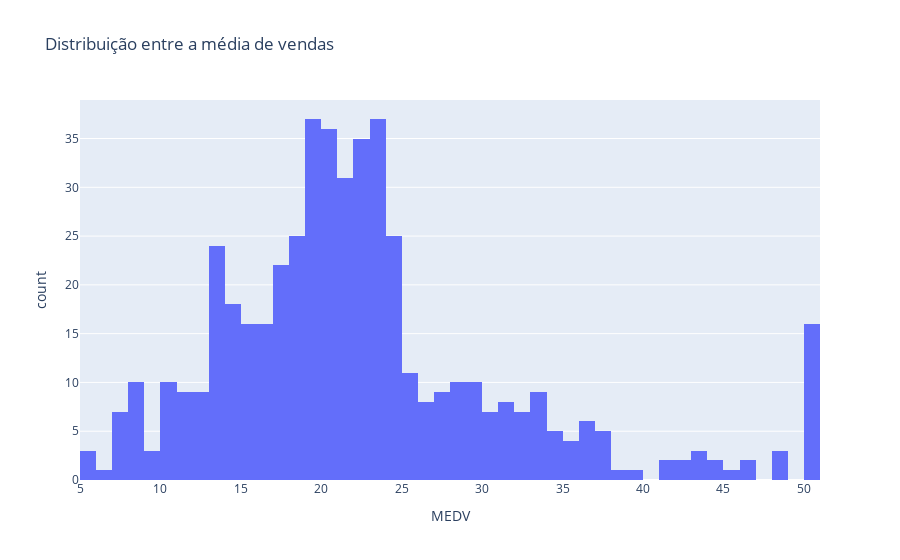
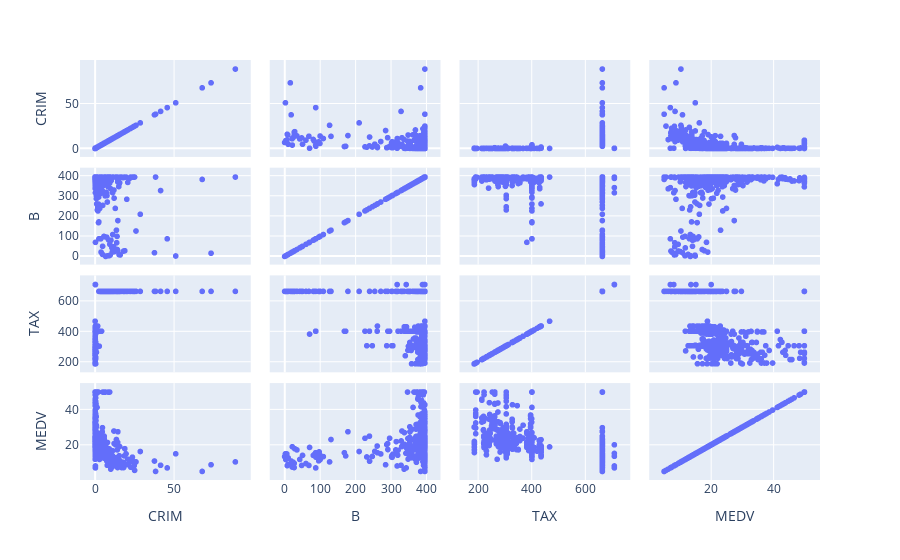
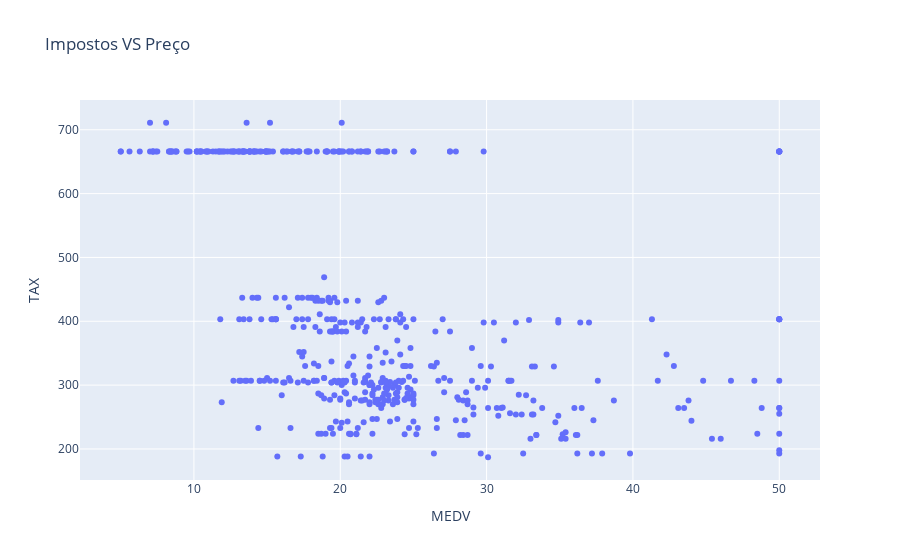
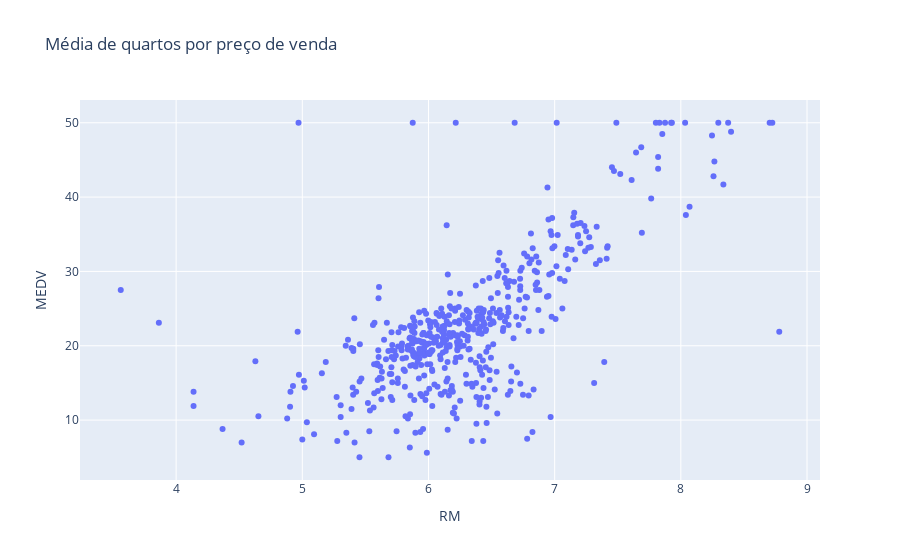

These figures' notebook cell, in order:
### Code cell
import matplotlib.pyplot as plt 
# plotando alguns gráficos para melhorar o entendimento dos dados
# Histogramas

hist = px.histogram(house, x='MEDV', nbins=50, title='Distribuição entre a média de vendas')
hist.show()

fig1 = px.scatter_matrix(house, dimensions = ['CRIM', 'B', 'TAX', 'MEDV'])
fig1.show()

fig_tax = px.scatter(house, x ='MEDV', y= 'TAX', title ='Impostos VS Preço')
fig_tax.show()

tax = px.scatter(house, x = 'RM', y= 'MEDV', title = 'Média de quartos por preço de venda')
tax.show()

### Figure 1 — Plotly figure (JSON) as saved in the notebook; plotly's stock layout.template omitted (floating-point values rounded to 4 significant figures; data arrays with more than 128 entries replaced by an {"elided": "..."} marker saying what was removed)
{"data": [{"alignmentgroup": "True", "bingroup": "x", "hovertemplate": "MEDV=%{x}<br>count=%{y}<extra></extra>", "legendgroup": "", "marker": {"color": "#636efa", "pattern": {"shape": ""}}, "name": "", "nbinsx": 50, "offsetgroup": "", "orientation": "v", "showlegend": false, "type": "histogram", "x": {"elided": "506 float values"}, "xaxis": "x", "yaxis": "y"}], "layout": {"barmode": "relative", "legend": {"tracegroupgap": 0}, "title": {"text": "Distribuição entre a média de vendas"}, "xaxis": {"anchor": "y", "domain": [0, 1], "title": {"text": "MEDV"}}, "yaxis": {"anchor": "x", "domain": [0, 1], "title": {"text": "count"}}}}

### Figure 2 — Plotly figure (JSON) as saved in the notebook; plotly's stock layout.template omitted (floating-point values rounded to 4 significant figures; data arrays with more than 128 entries replaced by an {"elided": "..."} marker saying what was removed)
{"data": [{"dimensions": [{"axis": {"matches": true}, "label": "CRIM", "values": {"elided": "506 float values"}}, {"axis": {"matches": true}, "label": "B", "values": {"elided": "506 float values"}}, {"axis": {"matches": true}, "label": "TAX", "values": {"elided": "506 int values"}}, {"axis": {"matches": true}, "label": "MEDV", "values": {"elided": "506 float values"}}], "hovertemplate": "%{xaxis.title.text}=%{x}<br>%{yaxis.title.text}=%{y}<extra></extra>", "legendgroup": "", "marker": {"color": "#636efa", "symbol": "circle"}, "name": "", "showlegend": false, "type": "splom"}], "layout": {"dragmode": "select", "legend": {"tracegroupgap": 0}, "margin": {"t": 60}}}

### Figure 3 — Plotly figure (JSON) as saved in the notebook; plotly's stock layout.template omitted (floating-point values rounded to 4 significant figures; data arrays with more than 128 entries replaced by an {"elided": "..."} marker saying what was removed)
{"data": [{"hovertemplate": "MEDV=%{x}<br>TAX=%{y}<extra></extra>", "legendgroup": "", "marker": {"color": "#636efa", "symbol": "circle"}, "mode": "markers", "name": "", "orientation": "v", "showlegend": false, "type": "scatter", "x": {"elided": "506 float values"}, "xaxis": "x", "y": {"elided": "506 int values"}, "yaxis": "y"}], "layout": {"legend": {"tracegroupgap": 0}, "title": {"text": "Impostos VS Preço"}, "xaxis": {"anchor": "y", "domain": [0, 1], "title": {"text": "MEDV"}}, "yaxis": {"anchor": "x", "domain": [0, 1], "title": {"text": "TAX"}}}}

### Figure 4 — Plotly figure (JSON) as saved in the notebook; plotly's stock layout.template omitted (floating-point values rounded to 4 significant figures; data arrays with more than 128 entries replaced by an {"elided": "..."} marker saying what was removed)
{"data": [{"hovertemplate": "RM=%{x}<br>MEDV=%{y}<extra></extra>", "legendgroup": "", "marker": {"color": "#636efa", "symbol": "circle"}, "mode": "markers", "name": "", "orientation": "v", "showlegend": false, "type": "scatter", "x": {"elided": "506 float values"}, "xaxis": "x", "y": {"elided": "506 float values"}, "yaxis": "y"}], "layout": {"legend": {"tracegroupgap": 0}, "title": {"text": "Média de quartos por preço de venda"}, "xaxis": {"anchor": "y", "domain": [0, 1], "title": {"text": "RM"}}, "yaxis": {"anchor": "x", "domain": [0, 1], "title": {"text": "MEDV"}}}}
